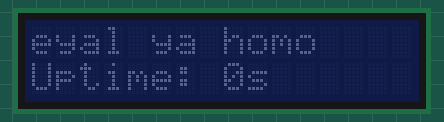
Recording of a program running on a simulated ESP32-S3. Shown: 16×2 character LCD.

Above: at 0.1 s.
At 4.2 s:
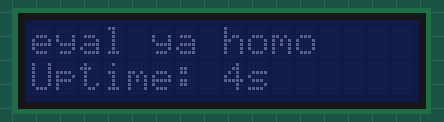
At 9.4 s:
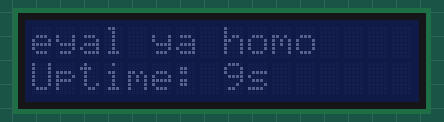
At 19.1 s:
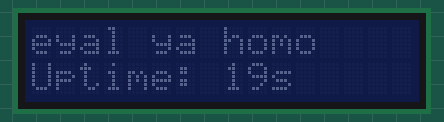
At 28.4 s:
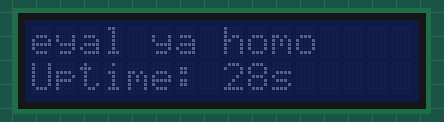
At 38.1 s:
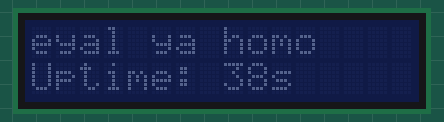

The program:

main.cpp
```cpp
#include <Arduino.h>
#include <Wire.h>
#include <LiquidCrystal_I2C.h>

// הגדרת פינים ל-I2C וכתובת המסך (בדרך כלל 0x27)
#define I2C_SDA 4
#define I2C_SCL 5
LiquidCrystal_I2C lcd(0x27, 16, 2);

void setup()
{
  // אתחול ערוץ ה-I2C בפינים שבחרנו
  Wire.begin(I2C_SDA, I2C_SCL);

  // אתחול המסך והדלקת תאורה אחורית
  lcd.init();

  // כתיבה בשורה הראשונה
  lcd.setCursor(0, 0);
  lcd.print("eyal ya homo");
}

void loop()
{
  // כתיבה בשורה השנייה: ספירת שניות
  lcd.setCursor(0, 1);
  lcd.print("Uptime: ");
  lcd.print(millis() / 1000);
  lcd.print("s   ");

  delay(500);
}

/* led on\off every sec
void loop()
{
  digitalWrite(LED_PIN, HIGH);
  Serial.println("LED State: ON");
  delay(1000);

  digitalWrite(LED_PIN, LOW);
  Serial.println("LED State: OFF");
  delay(1000);
}*/
```

Measured:
- what the display in image 1 shows lasts 1.0 s, from 4.2 s to 5.2 s
